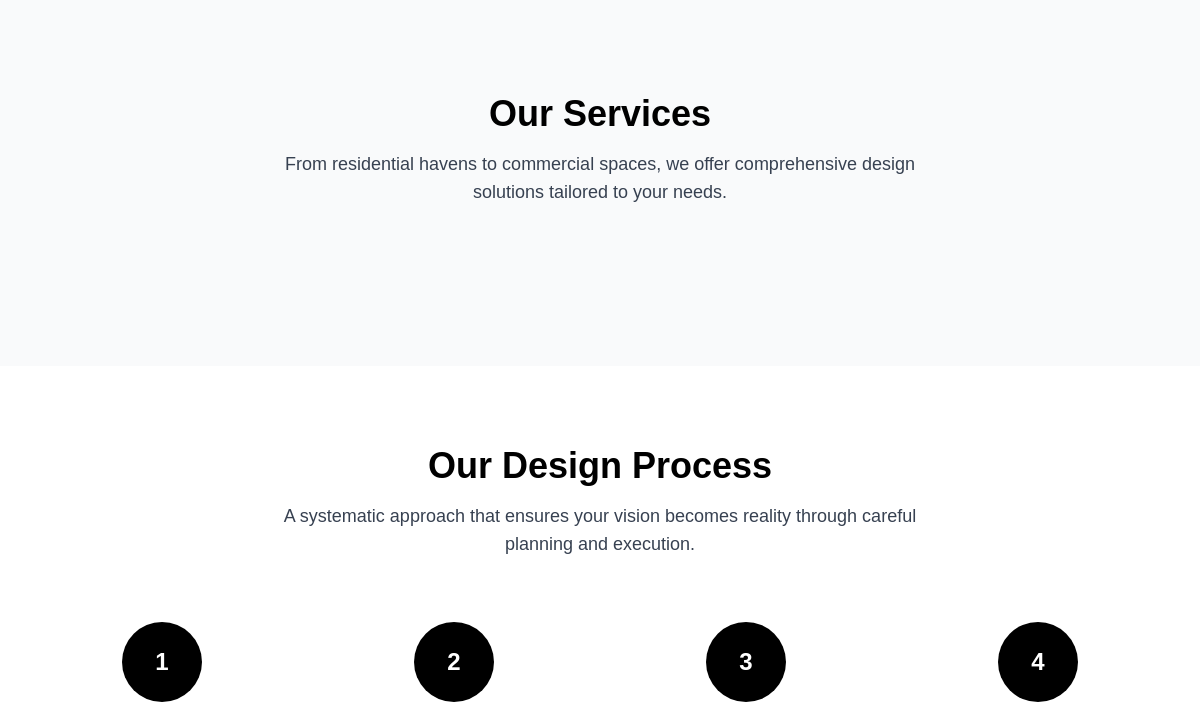
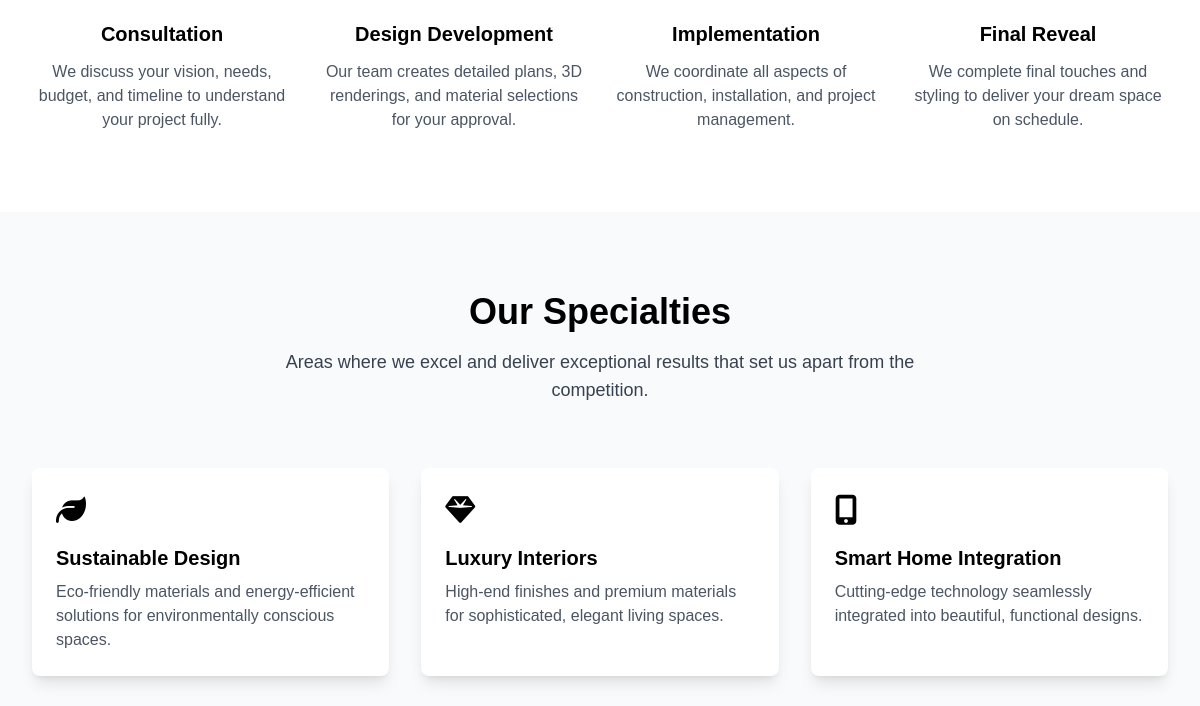
The page /service/ (middle part) on the database as committed earlier (2 pictures, top to bottom).
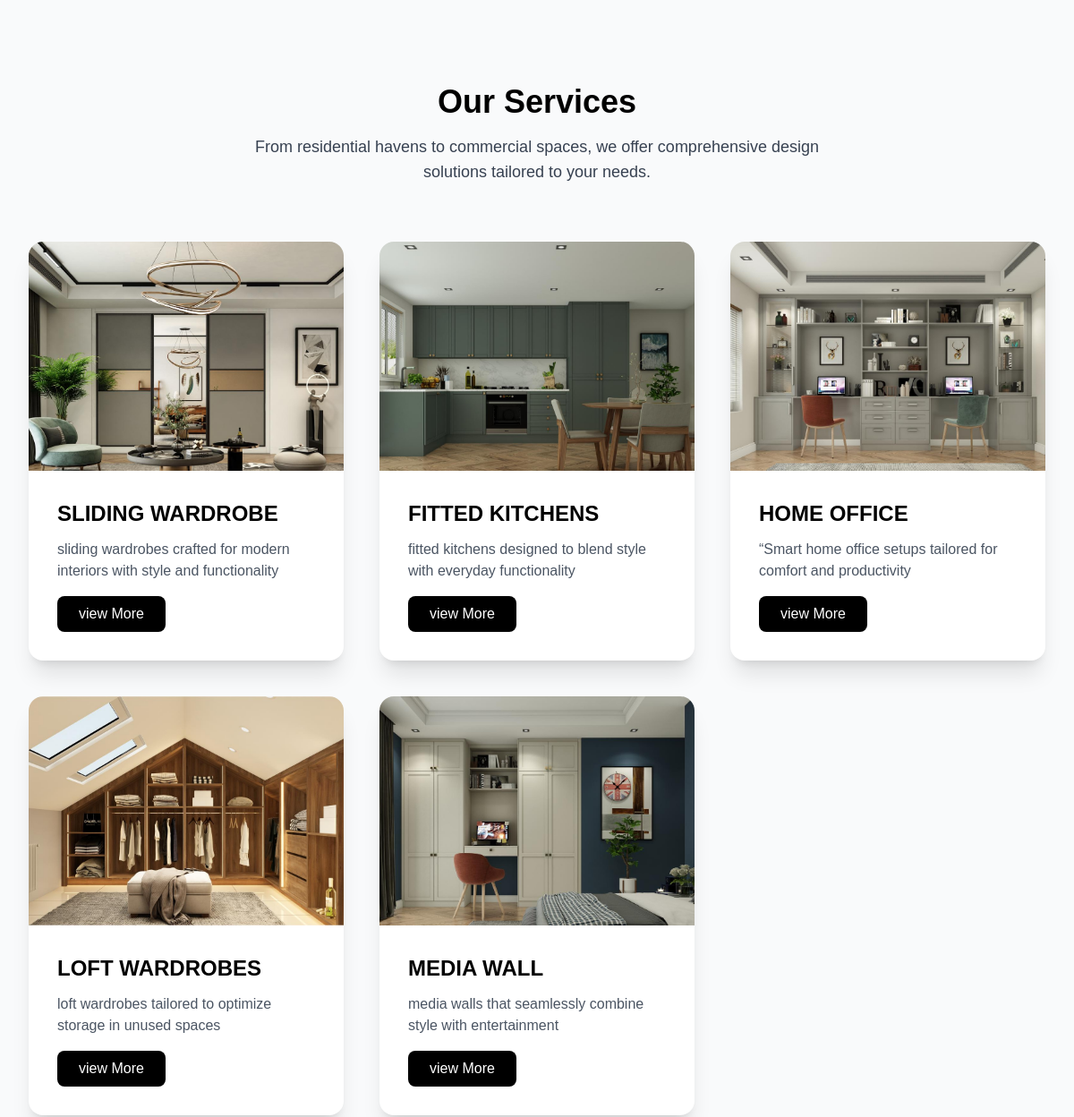
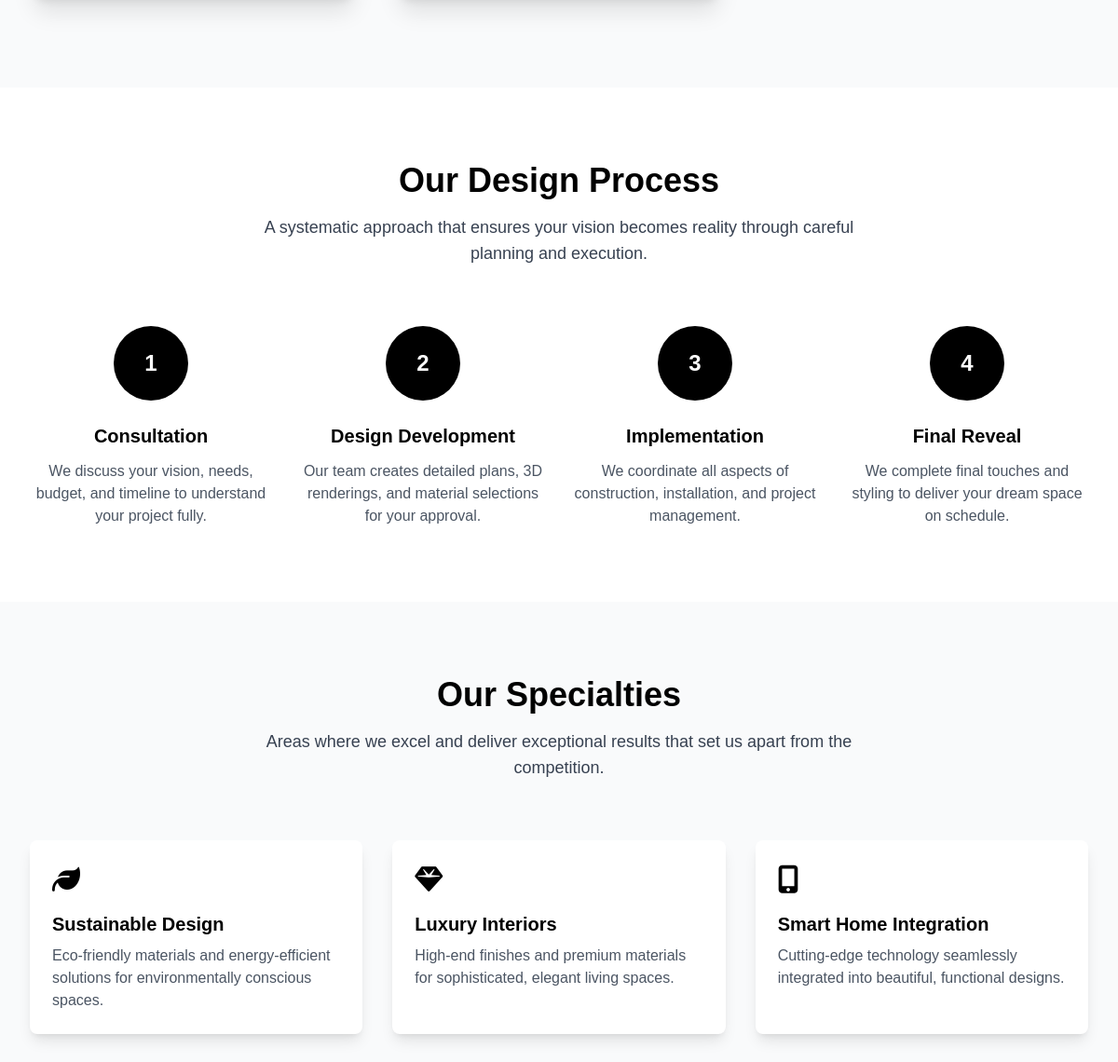
The same page on the database as committed later (2 pictures, top to bottom).
### app/models.py (models this page shows)
class Services(models.Model):
    image=models.ImageField(upload_to="services/")
    title=models.CharField(max_length=200)
    description=models.TextField()

### app/views.py (the view)
# urls.py: path('service/',views.Service,name='service'),
def Service(request):
    Service=Services.objects.all()
    return render(request,'services.html',{"services":Service})

### app/templates/services.html (shortened to what this page needs)
{% extends 'base.html' %}
{% load static %}
{% block content %}
<section class="py-24 bg-gray-50">
  <div class="max-w-7xl mx-auto px-4 sm:px-6 lg:px-8">
    <div class="text-center mb-16">
      <h2 class="text-4xl font-bold text-black mb-4" data-aos="fade-up">Our Services</h2>
      <p class="text-lg text-gray-700 max-w-2xl mx-auto" data-aos="fade-up" data-aos-delay="100">
        From residential havens to commercial spaces, we offer comprehensive design solutions tailored to your needs.
      </p>
    </div>
    <div class="grid md:grid-cols-3 gap-10">
       {% for s in services%}
      <div class="group relative overflow-hidden rounded-2xl shadow-xl bg-white" data-aos="fade-up"
        data-aos-delay="100">
        <img src="{{s.image.url}}" alt="Services"
          class="w-full h-64 object-cover transform group-hover:scale-105 transition duration-500">
        <div class="p-8">
          <h3 class="text-2xl font-bold text-black mb-3 uppercase">{{s.title}}</h3>
          <p class="text-gray-600 mb-4">{{s.description}}</p>
          <a href="{% url 'project' %}"
            class="inline-block bg-black text-white px-6 py-2 rounded-lg hover:bg-gray-800 transition duration-300">view
            More</a>
        </div>
      </div>
      {% endfor %}
    </div>
  </div>
</section>
<section class="py-20 bg-white">
  <div class="max-w-7xl mx-auto px-4 sm:px-6 lg:px-8">
    <div class="text-center mb-16">
      <h2 class="text-4xl font-bold text-black mb-4" data-aos="fade-up">Our Design Process</h2>
      <p class="text-lg text-gray-700 max-w-2xl mx-auto" data-aos="fade-up" data-aos-delay="100">
        A systematic approach that ensures your vision becomes reality through careful planning and execution.
      </p>
    </div>
    <div class="grid md:grid-cols-4 gap-8">
      <div class="text-center" data-aos="fade-up" data-aos-delay="100">
        <div
          class="w-20 h-20 mx-auto mb-6 bg-black text-white rounded-full flex items-center justify-center text-2xl font-bold">
          1</div>
        <h3 class="text-xl font-semibold text-black mb-3">Consultation</h3>
        <p class="text-gray-600">We discuss your vision, needs, budget, and timeline to understand your project fully.
        </p>
      </div>
      <div class="text-center" data-aos="fade-up" data-aos-delay="200">
        <div
          class="w-20 h-20 mx-auto mb-6 bg-black text-white rounded-full flex items-center justify-center text-2xl font-bold">
          2</div>
        <h3 class="text-xl font-semibold text-black mb-3">Design Development</h3>
        <p class="text-gray-600">Our team creates detailed plans, 3D renderings, and material selections for your
          approval.</p>
      </div>
      <div class="text-center" data-aos="fade-up" data-aos-delay="300">
        <div
          class="w-20 h-20 mx-auto mb-6 bg-black text-white rounded-full flex items-center justify-center text-2xl font-bold">
          3</div>
        <h3 class="text-xl font-semibold text-black mb-3">Implementation</h3>
        <p class="text-gray-600">We coordinate all aspects of construction, installation, and project management.</p>
      </div>
      <div class="text-center" data-aos="fade-up" data-aos-delay="400">
        <div
          class="w-20 h-20 mx-auto mb-6 bg-black text-white rounded-full flex items-center justify-center text-2xl font-bold">
          4</div>
        <h3 class="text-xl font-semibold text-black mb-3">Final Reveal</h3>
        <p class="text-gray-600">We complete final touches and styling to deliver your dream space on schedule.</p>
      </div>
    </div>
  </div>
</section>
<section class="py-20 bg-gray-50">
  <div class="max-w-7xl mx-auto px-4 sm:px-6 lg:px-8">
    <div class="text-center mb-16">
      <h2 class="text-4xl font-bold text-black mb-4" data-aos="fade-up">Our Specialties</h2>
      <p class="text-lg text-gray-700 max-w-2xl mx-auto" data-aos="fade-up" data-aos-delay="100">
        Areas where we excel and deliver exceptional results that set us apart from the competition.
      </p>
    </div>
    <div class="grid md:grid-cols-2 lg:grid-cols-3 gap-8">
      <div class="bg-white p-6 rounded-lg shadow-lg" data-aos="fade-up" data-aos-delay="100">
        <i class="fas fa-leaf text-3xl text-black mb-4"></i>
        <h3 class="text-xl font-semibold text-black mb-2">Sustainable Design</h3>
        <p class="text-gray-600">Eco-friendly materials and energy-efficient solutions for environmentally conscious
          spaces.</p>
      </div>
      <div class="bg-white p-6 rounded-lg shadow-lg" data-aos="fade-up" data-aos-delay="200">
        <i class="fas fa-gem text-3xl text-black mb-4"></i>
        <h3 class="text-xl font-semibold text-black mb-2">Luxury Interiors</h3>
        <p class="text-gray-600">High-end finishes and premium materials for sophisticated, elegant living spaces.</p>
      </div>
      <div class="bg-white p-6 rounded-lg shadow-lg" data-aos="fade-up" data-aos-delay="300">
        <i class="fas fa-mobile-alt text-3xl text-black mb-4"></i>
        <h3 class="text-xl font-semibold text-black mb-2">Smart Home Integration</h3>
        <p class="text-gray-600">Cutting-edge technology seamlessly integrated into beautiful, functional designs.</p>
      </div>
    </div>
  </div>
</section>
{% endblock %}

### app/templates/base.html (shortened to what this page needs)
<!DOCTYPE html>
{% load static %}
<html lang="en">
<head>
    <link href="https://cdnjs.cloudflare.com/ajax/libs/font-awesome/6.4.0/css/all.min.css" rel="stylesheet">
    <script src="https://cdn.tailwindcss.com"></script>
    <link rel="stylesheet" href="{% static 'css/base.css' %}">
    <link href="https://cdn.jsdelivr.net/npm/aos@2.3.4/dist/aos.css" rel="stylesheet">
    <link rel="stylesheet" href="https://cdn.jsdelivr.net/npm/swiper@11/swiper-bundle.min.css" />
</head>
<body>
    {% block content %}
    {% endblock %}
</body>
</html>

### static/css/base.css (style rules this page uses)
* { margin: 0; padding: 0; box-sizing: border-box; }
body { font-family: "Arial", sans-serif; line-height: 1.6; color: #333; overflow-x: hidden; user-select: none; }
html { scroll-behavior: smooth; }

Rows that differ between the two databases and show on the page:
added Services: image (picture), title "SLIDING WARDROBE", description "sliding wardrobes crafted for modern interiors with style and functionality"
added Services: image (picture), title "FITTED KITCHENS", description "fitted kitchens designed to blend style with everyday functionality"
added Services: image (picture), title "HOME OFFICE", description "“Smart home office setups tailored for comfort and productivity"
added Services: image (picture), title "LOFT WARDROBES", description "loft wardrobes tailored to optimize storage in unused spaces"
added Services: image (picture), title "MEDIA WALL", description "media walls that seamlessly combine style with entertainment"
